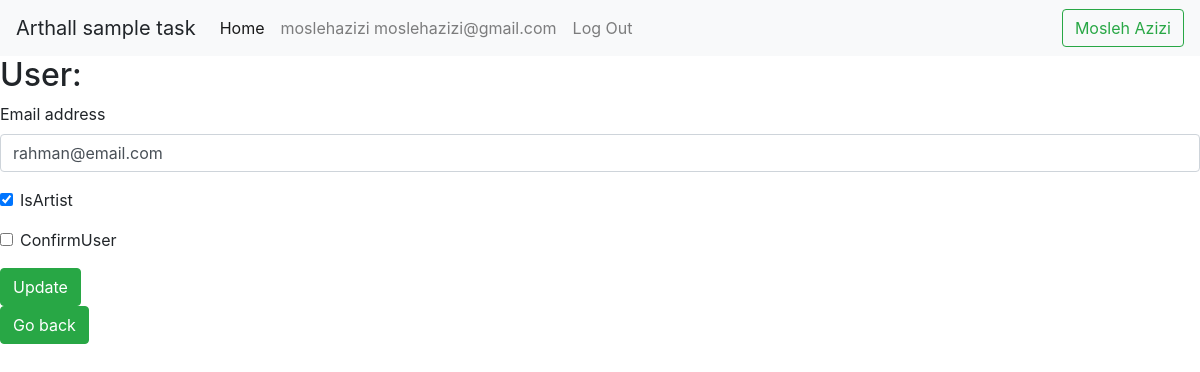
The page /user-update/4/update/ (signed in) on the database as committed earlier.
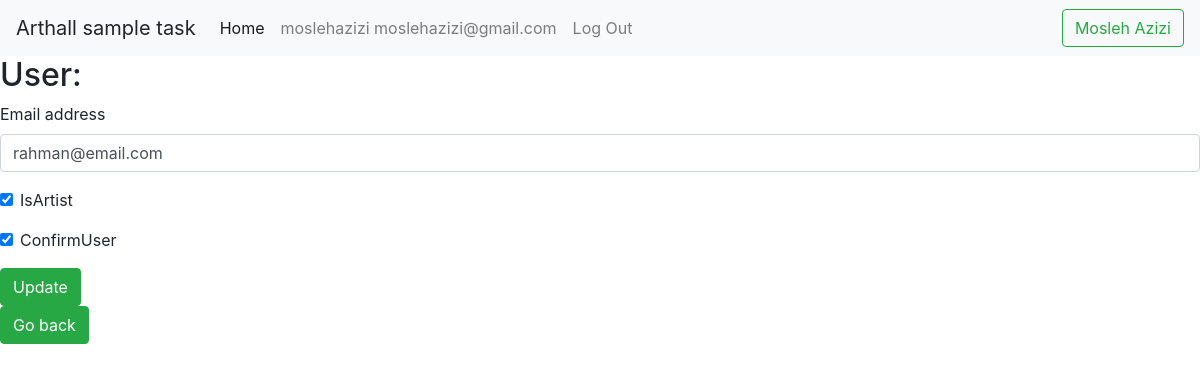
The same page on the database as committed later.
### accounts/models.py (models this page shows, shortened)
class CustomUser(AbstractUser):
    IsArtist = models.BooleanField(default=True)
    ConfirmUser = models.BooleanField(default=False)

### pages/views.py (the view, shortened to what this page needs)
# urls.py: path('user-update/<int:pk>/update/', UserUpdateView.as_view(), name='user_update'),
class UserUpdateView(LoginRequiredMixin, UpdateView):
    model = CustomUser
    template_name = 'pages/user_update.html'
    fields = ('email', 'IsArtist', 'ConfirmUser',)

### templates/pages/user_update.html (shortened to what this page needs)
{% extends '_base.html' %}
{% load crispy_forms_tags %}
    {% block content %}
        <h2>User:</h2>
        <form method="post">
            {{ form|crispy }}
            <input type="submit" class="btn btn-success" value="Update"></br>
        </form>
        <a href="{{request.META.HTTP_REFERER}}" class='btn btn-success'>Go back</a>
    {% endblock content %}

Rows that differ between the two databases and show on the page:
changed CustomUser "rahman@email.com": ConfirmUser "☐" → "☑"
